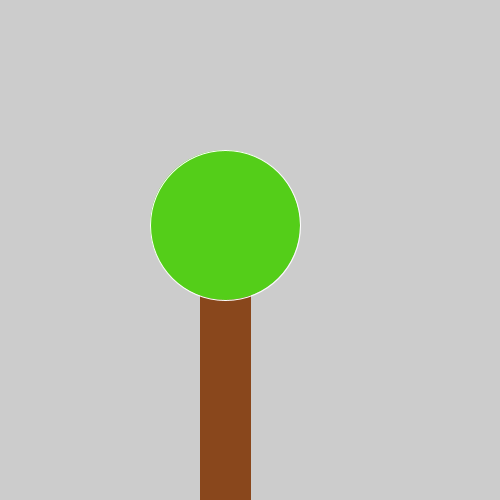
Frame 1 (no input)
Frame 60 (the mouse pressed at the canvas centre just before this capture): identical to frame 1, image omitted
Frame 120 (the mouse held since frame 60 and released just before this capture): identical to frame 1, image omitted

The Processing sketch that drew this single still picture (run headless with seeded random() and noise(); from frame 60 on, the mouse is pressed at the canvas centre):

// Processing sketch: opdracht9_9
// ── opdracht9_9.pde
void setup() {
  size(500, 500);
  boompje(200, 200, 50, 300, 225, 225, 150);
}

void draw() {
}

void boompje(int a, int b, int c, int d, int e, int f, int g) {
  fill(#89471C);
  stroke(#89471C);
  rect(a, b, c, d);
  for (int i = 0; i < 1; i++) {
    fill(#54CE19);
    stroke(#FFFFFF);
    ellipse(e, f, g, g);
    e = e + 15;
    f = f + -15;
    
  }
}
